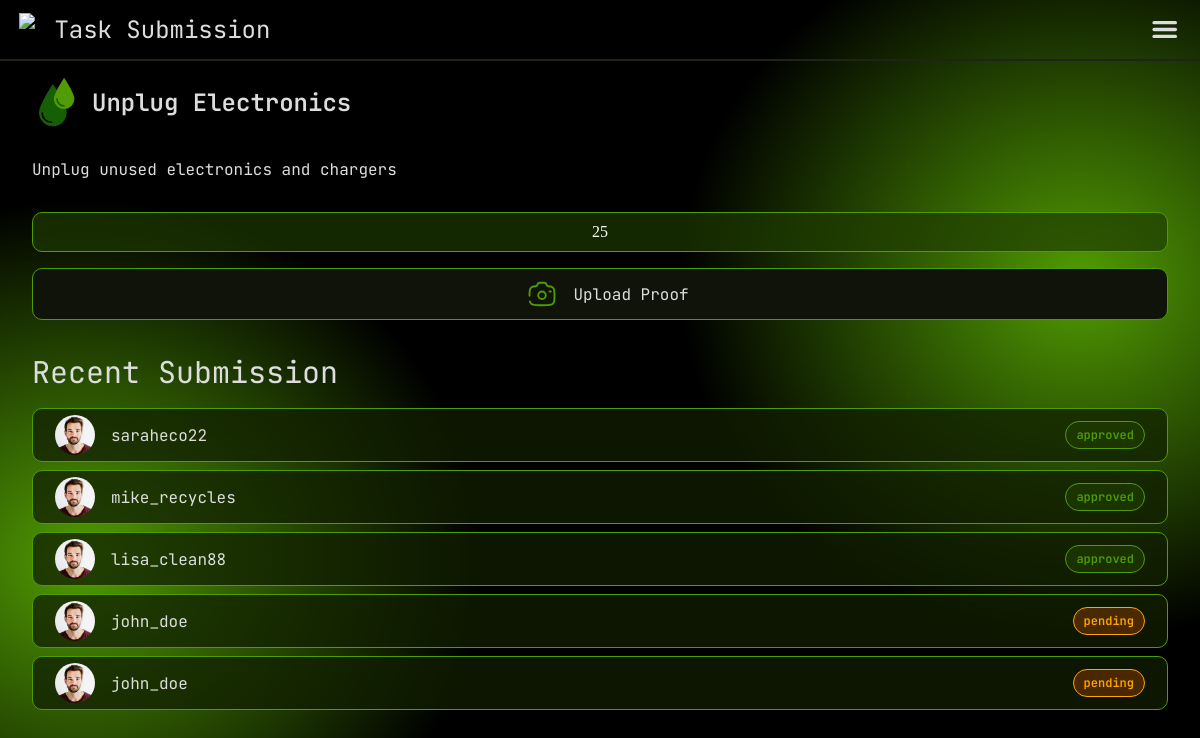
/task_submission.php?ID=TA_0005 (signed in), run on the app's committed database.
### tables this page shows
CREATE TABLE TASK (
    ID VARCHAR(50) PRIMARY KEY,
    title VARCHAR(500),
    description VARCHAR(2000),
    curator_instructions VARCHAR(500),
    active BOOLEAN,

    target INT,
    excess_limit INT,
    reward_rate INT,
    goal_type VARCHAR(100),
    goal_contribution DECIMAL(20,10),
    

    occurance_type VARCHAR(10),
    schedule INT,

    FOREIGN KEY (goal_type) REFERENCES GOAL_TYPE(ID)
);

CREATE TABLE SUBMISSION (
    ID VARCHAR(50) PRIMARY KEY,
    user VARCHAR(200),
    task_ID VARCHAR(50),
    media LONGBLOB,
    submitted_timestamp INT,
    action_count INT,
    status VARCHAR(20),
    curator VARCHAR(200),

    FOREIGN KEY (user) REFERENCES USERS(username),
    FOREIGN KEY (task_ID) REFERENCES TASK(ID),
    FOREIGN KEY (curator) REFERENCES USERS(username)
);

CREATE TABLE USERS (
    username VARCHAR(200) PRIMARY KEY,
    email VARCHAR(200),
    password VARCHAR(64),
    name VARCHAR(200),
    DOB INT,
    profile_picture BLOB,
    role VARCHAR(20),
    FOREIGN KEY (role) REFERENCES ROLES(role)
);

### api/task/functions.php (called while the page is built, shortened)
<?php
function task_fetch_all($active = true)
{
    include dirname(__DIR__) . "/conn.php";
    if (is_null($active)) {
        $query = "SELECT * FROM task";
    } else {
        $activeValue = $active ? 1 : 0;
        $query = "SELECT * FROM task WHERE active = $activeValue";
    }
    $result = mysqli_query($dbConnection, $query);
    $tasks = array();
    foreach (mysqli_fetch_all($result, MYSQLI_ASSOC) as $row) {
        $tasks[$row['ID']] = $row;
    }
    return $tasks;
}

### task_submission.php (the view, shortened to what this page needs)
<?php
include './api/conn.php';
include './api/task/functions.php';
include './api/points/functions.php';
include './api/credentials.php';
$tasks = task_fetch_all();
$taskID = $_GET['ID'];
$currentTask = $tasks[$taskID];
$points = $currentTask['target'] * $currentTask['reward_rate'];
$sql = "SELECT * FROM submission INNER JOIN users
            WHERE submission.user = users.username
            AND submission.task_ID = '$taskID'";
$userSubmitted = mysqli_query($dbConnection, $sql);
$submittedResult = $userSubmitted;
?>
<!DOCTYPE html>
<html lang="en">
<head>
    <link rel="stylesheet" href="./styles/style.css">
    <link rel="stylesheet" href="./styles/task_submission.css">
</head>
<body>
    <div id="parent">
        <div id="bg-color">
            <?php $headerTitle = "Task Submission";
            include './components/header.php' ?>
            <div id="element">
                <div id="tasks">
                    <div id="task-header">
                        <img src="./assets/ivp/water-drops-svgrepo-com (1).svg" alt="">
                        <p><?php echo $currentTask['title'] ?></p>
                    </div>
                    <p id="task-body">
                        <?php echo $currentTask['description'] ?>
                    </p>
                    <div id="points"><?php echo $points ?></div>
                    <div id="cameraBtn">
                        <a href="">
                            <img src="./assets/ivp/camera-svgrepo-com.svg" alt="">
                            <p>Upload Proof</p>
                        </a>
                    </div>
                </div>
                <div id="submission">
                    <div id="submission-header">
                        <h2>Recent Submission</h2>
                    </div>
                    <?php
                    foreach ($submittedResult as $row) {
                        $statusClass = '';
                        if ($row['status'] === 'pending') {
                            $statusClass = 'orange';
                        } elseif ($row['status'] === 'rejected') {
                            $statusClass = 'red';
                        }
                    ?>
                        <div class="submission-lists">
                            <div class="userInfo">
                                <img src="./assets/ivp/profile-picture.avif" alt="">
                                <p class="name"><?php echo $row['username'] ?></p>
                            </div>
                            <div class="status <?php echo $statusClass; ?>">
                                <p><?php echo $row['status'] ?></p>
                            </div>
                        </div>
                    <?php } ?>
                </div>
            </div>
        </div>
    </div>
</body>
</html>

### styles/style.css (style rules this page uses)
:root { --text: #ddd; --secondary-text: #7f7f7f; --background: #000; --background-secondary: #101309; --tertiary: #34352d; --tertiary-background: #1d1f15; --accent: #519C03; --accent-background: color-mix(in srgb, var(--accent) 20%, transparent 80%); --accent-border: color-mix(in srgb, var(--accent) 10%, transparent 90%); --daily: #3B82F6; --daily-background: color-mix(in srgb, var(--daily), transparent 80%); --weekly: #8B5CF6; --weekly-background: color-mix(in srgb, var(--weekly), transparent 80%); --streak: #e76c00; --error: #E7000B; --error-secondary: #3A170F; --border-color: #202318; --border-radius: 16px; --border-width: 1px; --title-size: 6rem; --screen-padding: 2rem; --block-padding: 1rem; --submission-card-width: 30em; --pending: #F0B000; --pending-background: color-mix(in srgb, var(--pending), transparent 80%); --approved: var(--accent); --approved-background: var(--accent-background); --rejected: var(--error); --rejected-background: var(--error-secondary); }
html, body, head { background: black; }
h1, h2, h3, h4, h5, h6, p, input, textarea, select, option, button, a, span, button, label, small, p { font-family: 'Jetbrains Mono'; font-weight: 400; color: var(--text); }
h2 { font-size: 1.875rem; }

### styles/task_submission.css (style rules this page uses)
body { color: white; min-height: 100vh !important; margin: 0; padding: 0; }
#bg-color { display: flex; flex-direction: column; background: radial-gradient(ellipse 2200px 1800px at 97% 30%, var(--accent) 0%, transparent 10%), radial-gradient(ellipse 2200px 1800px at 5% 71%, var(--accent) 0%, transparent 10%), black !important; height: 100vh; overflow: hidden; }
@media (min-width: 1024px) { #bg-color { background: radial-gradient(ellipse 2000px 1800px at 90% 35%, var(--accent) 0%, transparent 20%), radial-gradient(ellipse 2000px 1800px at 7% 70%, var(--accent) 0%, transparent 20%), black !important; height: 100vh; } }
#element { overflow-y: scroll; width: 100%; scrollbar-width: none; }
#tasks { margin: 1em 2em 2em 2em; position: relative; top: 0; }
#task-body { text-align: justify; margin: 2em 0; }
#points { background: var(--background-secondary); border-style: solid; border-width: var(--border-width); border-color: var(--accent); border-radius: 10px; background: #1e3b00ae; padding: 10px; justify-content: center; text-align: center; }
#submission { margin: 2em 0; }
#submission-header { margin: 1em 2em; }

### data on the page
task: title "Unplug Electronics", description "Unplug unused electronics and chargers", points "25"
submission: user.username "saraheco22", status "approved"
submission: user.username "mike_recycles", status "approved"
submission: user.username "lisa_clean88", status "approved"
submission: user.username "john_doe", status "pending"
submission: user.username "john_doe", status "pending"

### other printed values
$headerTitle "Task Submission"
